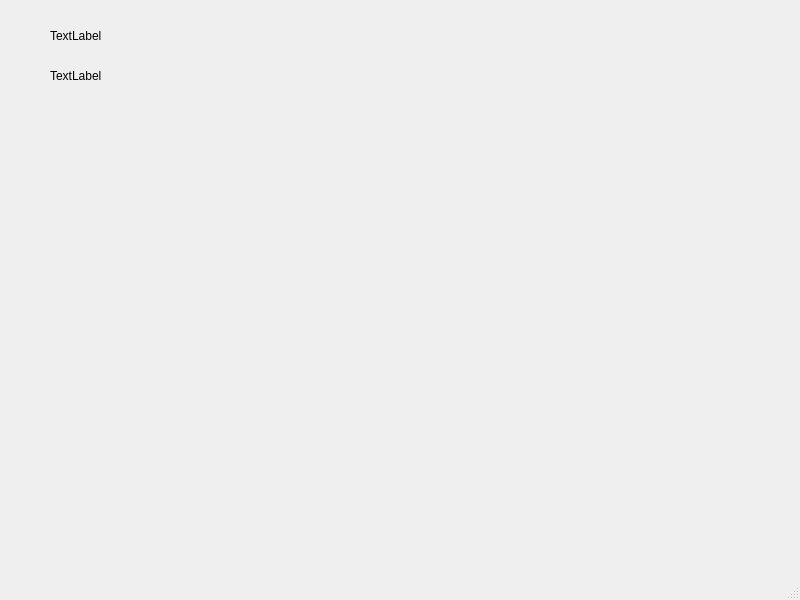
<?xml version="1.0" encoding="UTF-8"?>
<ui version="4.0">
 <class>second</class>
 <widget class="QMainWindow" name="second">
  <property name="geometry">
   <rect>
    <x>0</x>
    <y>0</y>
    <width>800</width>
    <height>600</height>
   </rect>
  </property>
  <property name="windowTitle">
   <string>MainWindow</string>
  </property>
  <widget class="QWidget" name="centralwidget">
   <widget class="QLabel" name="label">
    <property name="geometry">
     <rect>
      <x>50</x>
      <y>30</y>
      <width>54</width>
      <height>12</height>
     </rect>
    </property>
    <property name="text">
     <string>TextLabel</string>
    </property>
   </widget>
   <widget class="QLabel" name="label_2">
    <property name="geometry">
     <rect>
      <x>50</x>
      <y>70</y>
      <width>54</width>
      <height>12</height>
     </rect>
    </property>
    <property name="text">
     <string>TextLabel</string>
    </property>
   </widget>
  </widget>
  <widget class="QMenuBar" name="menubar">
   <property name="geometry">
    <rect>
     <x>0</x>
     <y>0</y>
     <width>800</width>
     <height>21</height>
    </rect>
   </property>
  </widget>
  <widget class="QStatusBar" name="statusbar"/>
 </widget>
 <resources/>
 <connections/>
</ui>
